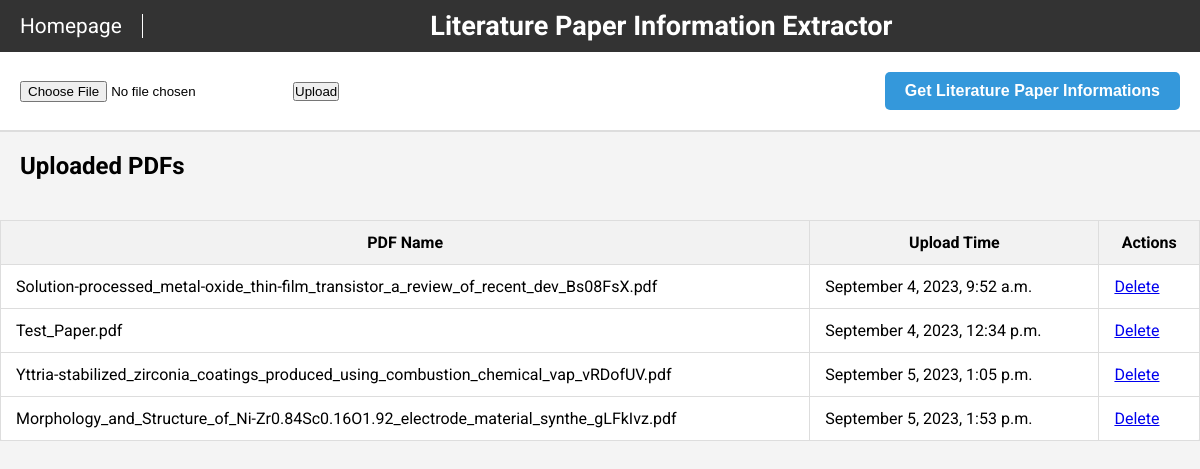
The app's page /Paper_Extractor/extract/, older data.
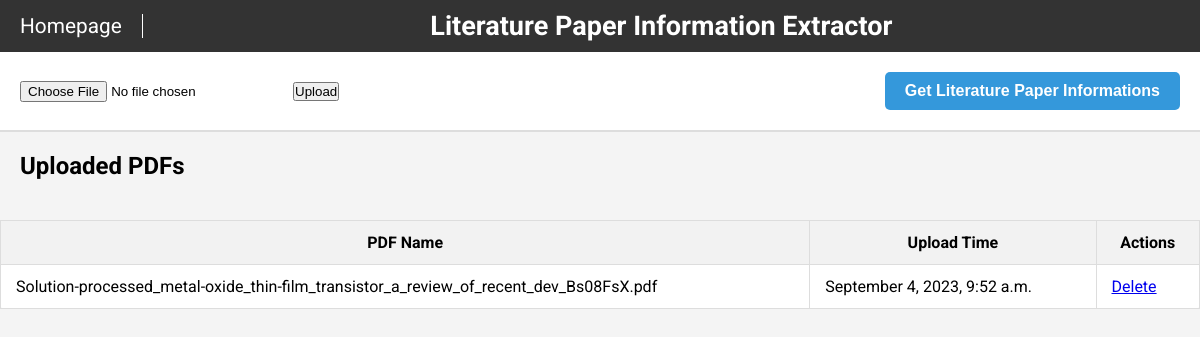
The same page, newer data.
### Paper_Extractor/models.py (models this page shows)
class UploadedPDF(models.Model):
    pdf_file = models.FileField(upload_to='uploaded_pdfs/')
    upload_time = models.DateTimeField(auto_now_add=True)
    @property
    def file_name(self):
        return os.path.basename(self.pdf_file.name)

### Paper_Extractor/views.py (the view)
# urls.py: path('extract/', views.display_upload_page, name='display_upload'),
def display_upload_page(request):
    all_pdfs = UploadedPDF.objects.all()
    return render(request, 'Paper_Extractor/upload.html', {'all_pdfs': all_pdfs})

### Paper_Extractor/templates/Paper_Extractor/upload.html (shortened to what this page needs)
<!DOCTYPE html>
<html lang="en">
<head>
</head>
<body>
    <div class="title-bar">
        <a href="/" class="home-link">Homepage</a>
        <h1>Literature Paper Information Extractor</h1>
    </div>
    <div class="upload-section">
        <form action="{% url 'Paper_Extractor:upload_pdf' %}" method="post" enctype="multipart/form-data" style="display: flex; align-items: center; gap: 20px;">
            <input type="file" name="pdf_file">
            <input type="submit" value="Upload">
        </form>
        <button class="info-button" onclick="location.href='{% url 'Paper_Extractor:extract_dois' %}'">Get Literature Paper Informations</button>
    </div>
    <h2 style="padding: 20px;">Uploaded PDFs</h2>
    <table class="pdf-table">
        <thead>
            <tr>
                <th>PDF Name</th>
                <th>Upload Time</th>
                <th>Actions</th>
            </tr>
        </thead>
        <tbody>
            {% for pdf in all_pdfs %}
            <tr>
                <td>{{ pdf.file_name }}</td>
                <td>{{ pdf.upload_time|date:"F j, Y, P" }}</td>
                <td><a href="{% url 'Paper_Extractor:delete_pdf' pdf.id %}">Delete</a></td>
            </tr>
            {% endfor %}
        </tbody>
    </table>

Row changes from the older to the newer data that the page shows:
removed UploadedPDF: file_name "Test_Paper.pdf", upload_time "September 4, 2023, 12:34 p.m."
removed UploadedPDF: file_name "Yttria-stabilized_zirconia_coatings_produced_using_combustion_chemical_vap_vRDofUV.pdf", upload_time "September 5, 2023, 1:05 p.m."
removed UploadedPDF: file_name "Morphology_and_Structure_of_Ni-Zr0.84Sc0.16O1.92_electrode_material_synthe_gLFkIvz.pdf", upload_time "September 5, 2023, 1:53 p.m."
